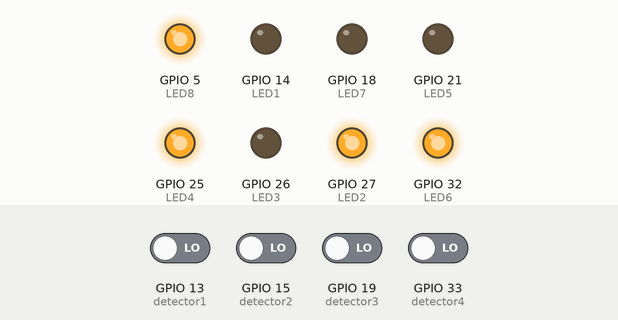
The sketch below on a simulated ESP32. On the bench: output pins drawn as LEDs (lit = HIGH). The inputs (shaded band) are chosen by the test bench; at power-on: GPIO 13 (detector1), GPIO 15 (detector2), GPIO 19 (detector3), GPIO 33 (detector4) LOW. WiFi joins after 1.5 s; servers stay silent unless stated; uploads are accepted with an empty reply; what the sketch prints to the serial monitor is not drawn.

Above: at 2.7 s.
2.8 s: GPIO 13 (detector1) driven HIGH
At 3.2 s:
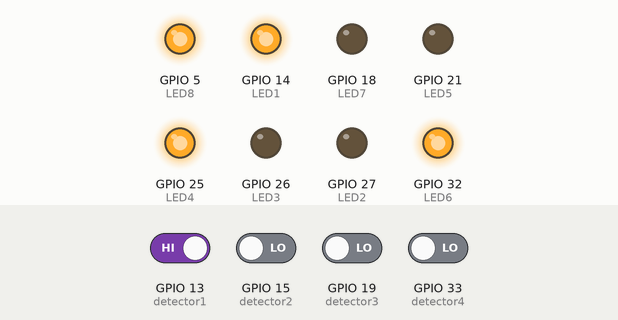
4.3 s: GPIO 15 (detector2) driven HIGH
At 5.5 s:
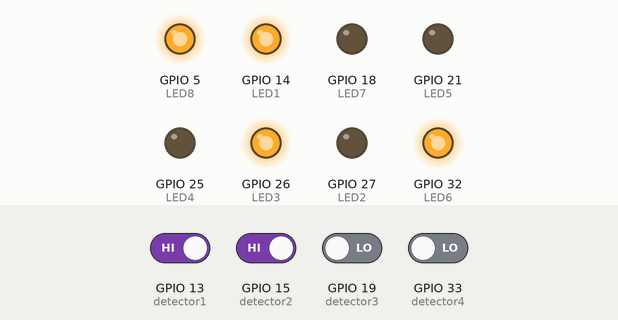
5.8 s: GPIO 19 (detector3) driven HIGH
At 6.6 s:
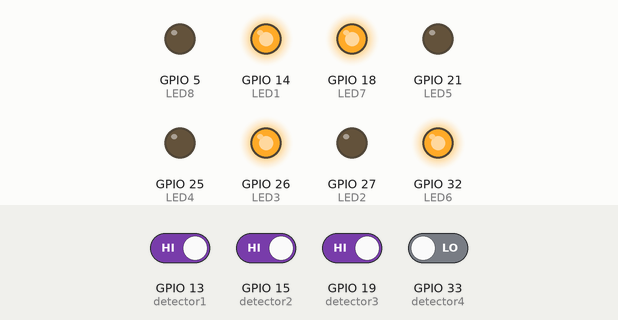
7.3 s: GPIO 33 (detector4) driven HIGH
At 7.8 s:
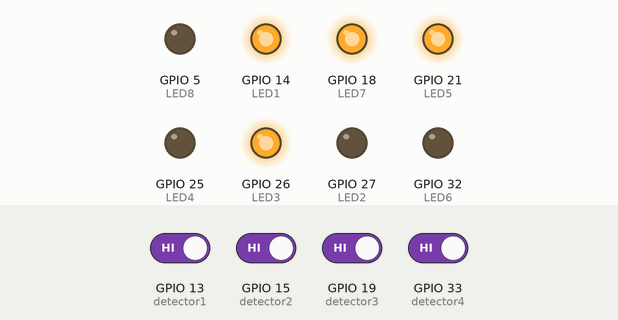
8.8 s: GPIO 13 (detector1) driven LOW
At 10.0 s:
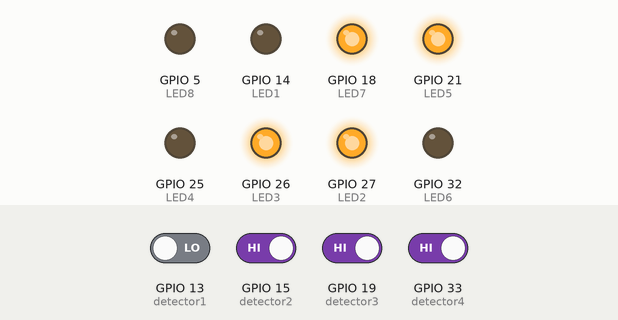
10.3 s: GPIO 15 (detector2) driven LOW
At 11.3 s:
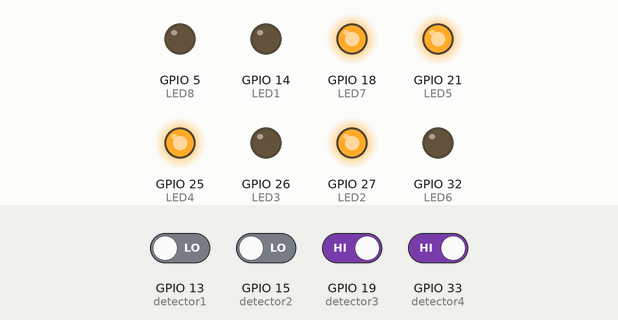
Timing chart, 0 to 12.8 s (numbered marks = the images above; inputs shaded):
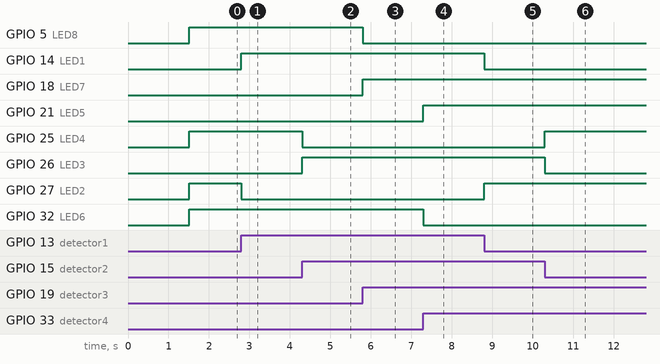

The sketch:

ESP_HTTP_POST_MySQL.ino
```cpp
// (licence header left out)
#ifdef ESP32
  #include <WiFi.h>
  #include <HTTPClient.h>
#else
  #include <ESP8266WiFi.h>
  #include <ESP8266HTTPClient.h>
  #include <WiFiClient.h>
#endif

//#include <Wire.h>
//#include <Adafruit_Sensor.h>
//#include <Adafruit_BME280.h>

const char* ssid = "Patiño S.";
const char* password = "fps29450";

//Your Domain name with URL path or IP address with path
//const char* serverName = "https://201621.000webhostapp.com/esp-post-data.php";

// Keep this API Key value to be compatible with the PHP code provided in the project page.
// If you change the apiKeyValue value, the PHP file /esp-post-data.php also needs to have the same key
String apiKeyValue = "tPmAT5Ab3j7F9";
String sensorName = "ESP32";
String sensorLocation = "UPTC";

/*#include <SPI.h>
#define BME_SCK 18
#define BME_MISO 19
#define BME_MOSI 23
#define BME_CS 5*/

//#define SEALEVELPRESSURE_HPA (1013.25)

//Adafruit_BME280 bme;  // I2C
//Adafruit_BME280 bme(BME_CS);  // hardware SPI
//Adafruit_BME280 bme(BME_CS, BME_MOSI, BME_MISO, BME_SCK);  // software SPI

// the following variables are unsigned longs because the time, measured in
// milliseconds, will quickly become a bigger number than can be stored in an int.
unsigned long lastTime = 0;
// Timer set to 10 minutes (600000)
//unsigned long timerDelay = 600000;
// Set timer to 30 seconds (30000)
unsigned long timerDelay = 30000;


int detector1 = 13;
int detector2 = 15;
int detector3 = 19;
int detector4 = 33;

const int LED1=14;
const int LED2=27;
const int LED3=26;
const int LED4=25;
const int LED5=21;
const int LED6=32;
const int LED7=18;
const int LED8=5;

void setup() {
  Serial.begin(115200);
  pinMode(detector1, INPUT);
  pinMode(detector2, INPUT);
  pinMode(detector3, INPUT);
  pinMode(detector4, INPUT);
   pinMode(LED1,OUTPUT);
  pinMode(LED2,OUTPUT);
  pinMode(LED3,OUTPUT);
  pinMode(LED4,OUTPUT);
  pinMode(LED5,OUTPUT);
 pinMode(LED6,OUTPUT);
  pinMode(LED7,OUTPUT);
  pinMode(LED8,OUTPUT);
  WiFi.begin(ssid, password);
  Serial.println("Connecting");
  while(WiFi.status() != WL_CONNECTED) {
    delay(500);
    Serial.print(".");
  }
  Serial.println("");
  Serial.print("Connected to WiFi network with IP Address: ");
  Serial.println(WiFi.localIP());


  Serial.println("Timer set to 30 seconds (timerDelay variable), it will take 30 seconds before publishing the first reading.");
}


int value1 = 0;
int value2 = 0;
int value3 = 0;
int value4 = 0;
String sensor1;
String sensor2;
String sensor3;
String sensor4;
String currentValuesSensor = "0000";

void loop() {

  value1 = digitalRead(detector1);
  value2 = digitalRead(detector2);
  value3 = digitalRead(detector3);
  value4 = digitalRead(detector4);

  if (value1 == HIGH) {
    sensor1= "0";
    digitalWrite(LED2,LOW);
    digitalWrite(LED1,HIGH);
  } else {
    sensor1= "1";
     digitalWrite(LED2,HIGH);
  digitalWrite(LED1,LOW);
  }

    if (value2 == HIGH) {
      sensor2= "0";
       digitalWrite(LED4,LOW);
    digitalWrite(LED3,HIGH);
  } else {
      sensor2= "1";
      digitalWrite(LED4,HIGH);
  digitalWrite(LED3,LOW);
  }

  if (value3 == HIGH) {
      sensor3= "0";
        digitalWrite(LED8,LOW);
    digitalWrite(LED7,HIGH);
  } else {
      sensor3= "1";
      digitalWrite(LED8,HIGH);
  digitalWrite(LED7,LOW);
  }
  if (value4 == HIGH) {
      sensor4= "0";
  digitalWrite(LED6,LOW);
    digitalWrite(LED5,HIGH);
  } else {
      sensor4= "1";
        digitalWrite(LED6,HIGH);
  digitalWrite(LED5,LOW);
  }


  String slotsOccupied = sensor1 + sensor2 + sensor3 + sensor4 + "";

  if (slotsOccupied == currentValuesSensor) {
    return;
  }
  currentValuesSensor = slotsOccupied;
  //Send an HTTP POST request every 10 minutes
  //if ((millis() - lastTime) > timerDelay) {
    //Check WiFi connection status
    if(WiFi.status()== WL_CONNECTED){
      //WiFiClient client;
      HTTPClient http;

      // Your Domain name with URL path or IP address with path
      http.begin("https://parkingiotuptc.000webhostapp.com/esp-post-data.php");

      // Specify content-type header
      http.addHeader("Content-Type", "application/x-www-form-urlencoded");

      // Prepare your HTTP POST request data
      String httpRequestData = "api_key=" + apiKeyValue + "&sensor=" + sensorName
                            + "&location=" + sensorLocation + "&value1=" + sensor1
                            + "&value2=" + sensor2 + "&value3=" + sensor3 + "&value4=" + sensor4 +"";
      Serial.print("httpRequestData: ");
      Serial.println(httpRequestData);

      // You can comment the httpRequestData variable above
      // then, use the httpRequestData variable below (for testing purposes without the BME280 sensor)
      //String httpRequestData = "api_key=tPmAT5Ab3j7F9&sensor=BME280&location=Office&value1=24.75&value2=49.54&value3=1005.14";

      // Send HTTP POST request
      int httpResponseCode = http.POST(httpRequestData);

      // If you need an HTTP request with a content type: text/plain
      //http.addHeader("Content-Type", "text/plain");
      //int httpResponseCode = http.POST("Hello, World!");

      // If you need an HTTP request with a content type: application/json, use the following:
      //http.addHeader("Content-Type", "application/json");
      //int httpResponseCode = http.POST("{\"value1\":\"19\",\"value2\":\"67\",\"value3\":\"78\"}");

      if (httpResponseCode>0) {
        Serial.print("HTTP Response code: ");
        Serial.println(httpResponseCode);
      }
      else {
        Serial.print("Error code: ");
        Serial.println(httpResponseCode);
      }
      // Free resources
      http.end();
    }
    else {
      Serial.println("WiFi Disconnected");
    }
    lastTime = millis();
  //}
}
```

Measured:
- after the input at 2.8 s, GPIO 14 (LED1): LOW → HIGH at once; GPIO 27 (LED2): HIGH → LOW at once
- after the input at 4.3 s, GPIO 25 (LED4): HIGH → LOW at once; GPIO 26 (LED3): LOW → HIGH at once
- after the input at 5.8 s, GPIO 5 (LED8): HIGH → LOW at once; GPIO 18 (LED7): LOW → HIGH at once
- after the input at 7.3 s, GPIO 21 (LED5): LOW → HIGH at once; GPIO 32 (LED6): HIGH → LOW at once
- after the input at 8.8 s, GPIO 14 (LED1): HIGH → LOW at once; GPIO 27 (LED2): LOW → HIGH at once
- after the input at 10.3 s, GPIO 25 (LED4): LOW → HIGH at once; GPIO 26 (LED3): HIGH → LOW at once
